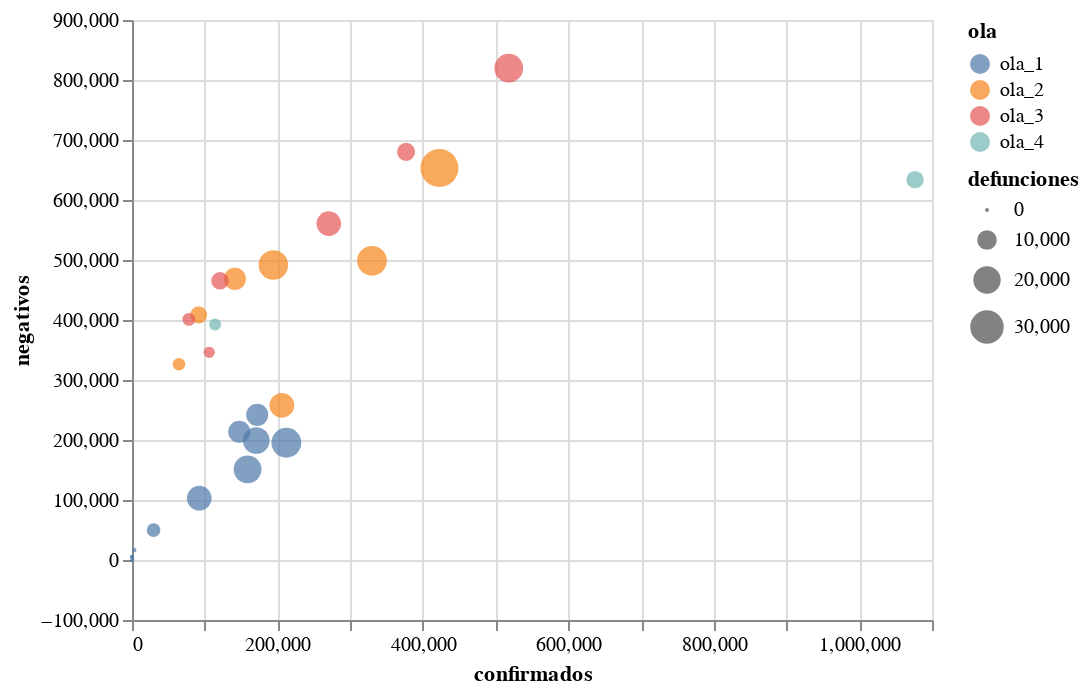

The cell this chart's notebook holds for it:
### Code cell
alt.Chart(subset).mark_circle().encode(
    alt.X('confirmados', scale=alt.Scale(zero=False)),
    alt.Y('negativos', scale=alt.Scale(zero=False, padding=1)),
    color='ola',
    size='defunciones'
)

### Figure 1 — Vega-Lite specification as saved in the notebook (floating-point values rounded to 4 significant figures)
{"config": {"view": {"continuousWidth": 400, "continuousHeight": 300}}, "data": {"name": "data-d0f7e8358db28252c42796729a722968"}, "mark": "circle", "encoding": {"color": {"field": "ola", "type": "nominal"}, "size": {"field": "defunciones", "type": "quantitative"}, "x": {"field": "confirmados", "scale": {"zero": false}, "type": "quantitative"}, "y": {"field": "negativos", "scale": {"padding": 1, "zero": false}, "type": "quantitative"}}, "$schema": "https://vega.github.io/schema/vega-lite/v4.17.0.json", "datasets": {"data-d0f7e8358db28252c42796729a722968": [{"ola": "ola_1", "anio_mes": "2019-12", "confirmados": 0.0, "negativos": 0, "defunciones": 0.0}, {"ola": "ola_1", "anio_mes": "2020-01", "confirmados": 0.0, "negativos": 5386, "defunciones": 0.0}, {"ola": "ola_1", "anio_mes": "2020-02", "confirmados": 8.0, "negativos": 5094, "defunciones": 0.0}, {"ola": "ola_1", "anio_mes": "2020-03", "confirmados": 3122.0, "negativos": 16532, "defunciones": 92.0}, {"ola": "ola_1", "anio_mes": "2020-04", "confirmados": 29650.0, "negativos": 49870, "defunciones": 4617.0}, {"ola": "ola_1", "anio_mes": "2020-05", "confirmados": 92470.0, "negativos": 102999, "defunciones": 16130.0}, {"ola": "ola_1", "anio_mes": "2020-06", "confirmados": 158900.0, "negativos": 151059, "defunciones": 20580.0}, {"ola": "ola_1", "anio_mes": "2020-07", "confirmados": 212300.0, "negativos": 195383, "defunciones": 23730.0}, {"ola": "ola_1", "anio_mes": "2020-08", "confirmados": 170800.0, "negativos": 199146, "defunciones": 18930.0}, {"ola": "ola_1", "anio_mes": "2020-09", "confirmados": 147500.0, "negativos": 213682, "defunciones": 12830.0}, {"ola": "ola_1", "anio_mes": "2020-10", "confirmados": 172100.0, "negativos": 241907, "defunciones": 12800.0}, {"ola": "ola_2", "anio_mes": "2020-11", "confirmados": 206000.0, "negativos": 257770, "defunciones": 16150.0}, {"ola": "ola_2", "anio_mes": "2020-12", "confirmados": 330000.0, "negativos": 498730, "defunciones": 23590.0}, {"ola": "ola_2", "anio_mes": "2021-01", "confirmados": 422800.0, "negativos": 653239, "defunciones": 38830.0}, {"ola": "ola_2", "anio_mes": "2021-02", "confirmados": 194400.0, "negativos": 491751, "defunciones": 23260.0}, {"ola": "ola_2", "anio_mes": "2021-03", "confirmados": 141500.0, "negativos": 468487, "defunciones": 12840.0}, {"ola": "ola_2", "anio_mes": "2021-04", "confirmados": 91670.0, "negativos": 408282, "defunciones": 7402.0}, {"ola": "ola_2", "anio_mes": "2021-05", "confirmados": 64610.0, "negativos": 326379, "defunciones": 3872.0}, {"ola": "ola_3", "anio_mes": "2021-06", "confirmados": 106100.0, "negativos": 346081, "defunciones": 3038.0}, {"ola": "ola_3", "anio_mes": "2021-07", "confirmados": 376800.0, "negativos": 680264, "defunciones": 8457.0}, {"ola": "ola_3", "anio_mes": "2021-08", "confirmados": 518000.0, "negativos": 819769, "defunciones": 22060.0}, {"ola": "ola_3", "anio_mes": "2021-09", "confirmados": 270600.0, "negativos": 560636, "defunciones": 16000.0}, {"ola": "ola_3", "anio_mes": "2021-10", "confirmados": 120900.0, "negativos": 465330, "defunciones": 7822.0}, {"ola": "ola_3", "anio_mes": "2021-11", "confirmados": 78170.0, "negativos": 401048, "defunciones": 4065.0}, {"ola": "ola_4", "anio_mes": "2021-12", "confirmados": 114300.0, "negativos": 392337, "defunciones": 3484.0}, {"ola": "ola_4", "anio_mes": "2022-01", "confirmados": 1077000.0, "negativos": 633942, "defunciones": 7857.0}]}}
